Frame 1 (no input): blank canvas, image omitted
Frame 60 (the mouse pressed at the canvas centre just before this capture): blank canvas, image omitted
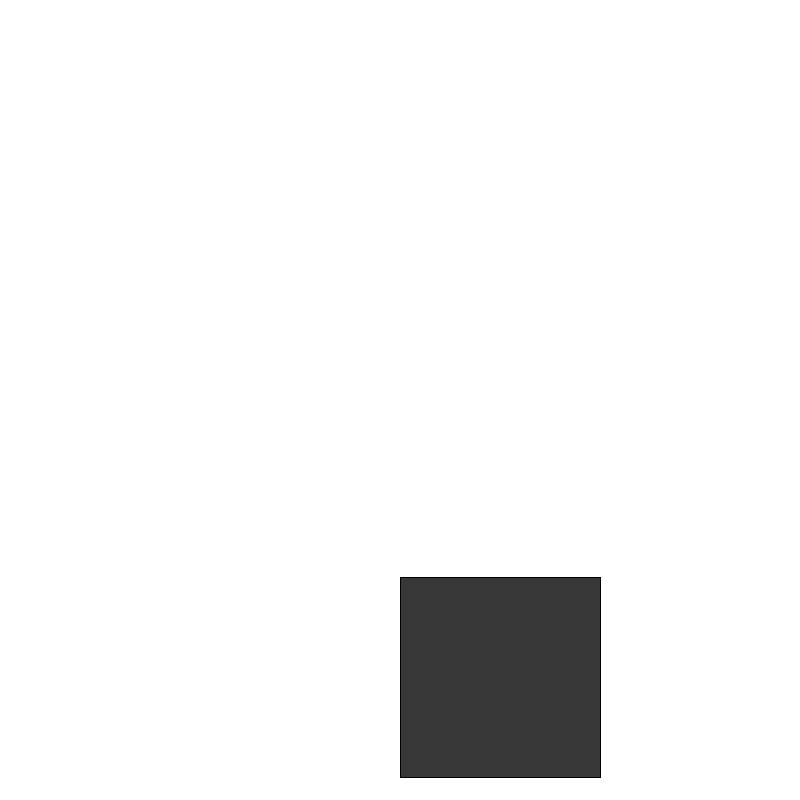
Frame 120 (the mouse held since frame 60 and released just before this capture)

The Processing sketch whose frames 1 and 60 were blank and that drew this single picture after the mouse press (run headless with seeded random() and noise(); from frame 60 on, the mouse is pressed at the canvas centre):

// Processing sketch: processing_116976
// ── processing_116976.pde

int y = 0;
int x = 0;

void setup() {
  size(800,800);
}


void draw() {
  background(255);



if (mousePressed == true) {

}

if(mouseY < width/2) {
  ellipse( mouseX, mouseY + y, 30, 30);
  fill(0,0);
  y -= 3;
  x = 0;
}else{
  rect( mouseX , mouseY - x, 200, 200);
  fill(0,200);
  x -= 3;
  y = 0;
  
  
}
  
}
